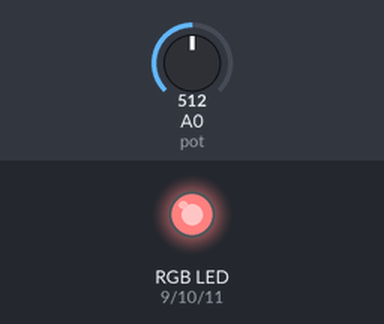
A sketch run on a simulated Arduino Uno, built with avr-gcc and run on an emulated ATmega328P. Shown: an RGB LED mixed from three pins (HIGH = lit). The inputs (shaded band) are chosen by the test bench; at power-on: A0 (pot) = 512.

Above: at 1.2 s.
1.3 s: A0 (pot) set to 331
At 2.4 s:
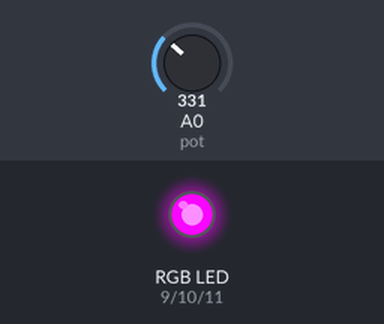
2.8 s: A0 (pot) set to 511
At 3.5 s:
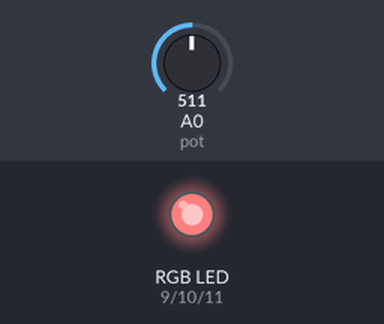
4.3 s: A0 (pot) set to 692
At 4.7 s:
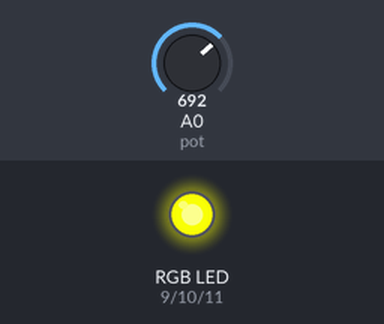
5.8 s: A0 (pot) set to 900
At 7.0 s:
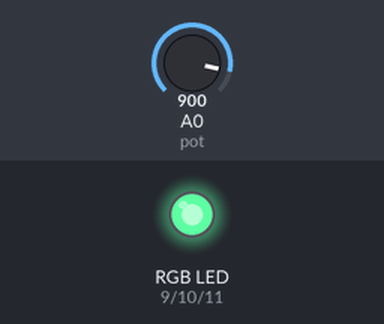
7.3 s: A0 (pot) set to 1023
At 8.2 s:
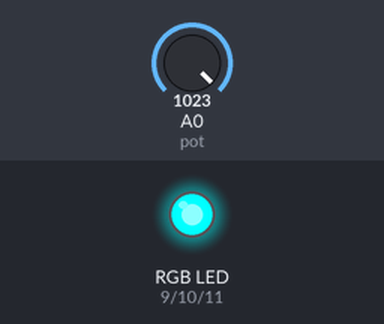
Timing chart, 0 to 9.8 s (numbered marks = the images above; inputs shaded):
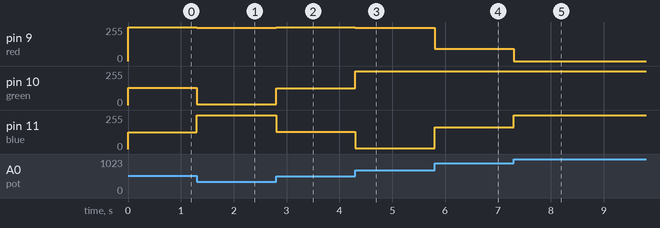

Measured:
- after the input at 1.3 s, pin 9 (red): 255/255 → 248/255 at once; pin 10 (green): 128/255 → 7/255 at once; pin 11 (blue): 127/255 → 255/255 at once
- after the input at 2.8 s, pin 9 (red): 248/255 → 255/255 at once; pin 10 (green): 7/255 → 127/255 at once; pin 11 (blue): 255/255 → 128/255 at once
- after the input at 4.3 s, pin 9 (red): 255/255 → 249/255 at once; pin 10 (green): 127/255 → 255/255 at once; pin 11 (blue): 128/255 → 6/255 at once
- after the input at 5.8 s, pin 9 (red): 249/255 → 93/255 at once; pin 11 (blue): 6/255 → 162/255 at once
- after the input at 7.3 s, pin 9 (red): 93/255 → 0/255 at once; pin 11 (blue): 162/255 → 255/255 at once

The sketch:

rgb_led.ino
```cpp
#define red 9
#define green 10
#define blue 11

#define pot A0

int red_value = 0;
int green_value = 0;
int blue_value = 0;
int level = 0;

void setup() {
  pinMode(red, OUTPUT);
  pinMode(green, OUTPUT);
  pinMode(blue, OUTPUT);
}

void loop() {
  level = analogRead(pot);

  if(level < 341) {
    level = (level*3)/4;

    red_value = 255- level;
    green_value = level;
    blue_value = 0;
  }
  else if(level < 682){
     level = (level-341)*3/4;

     red_value = 0;
     green_value = 255- level;
     blue_value = level;
  }
  else{
    level = (level-683)*3/4;

     red_value = level;
     green_value = 0;
     blue_value = 255-level;
  }
  analogWrite(red, 255-red_value);
  analogWrite(green, 255-green_value);
  analogWrite(blue, 255-blue_value);

}
```
